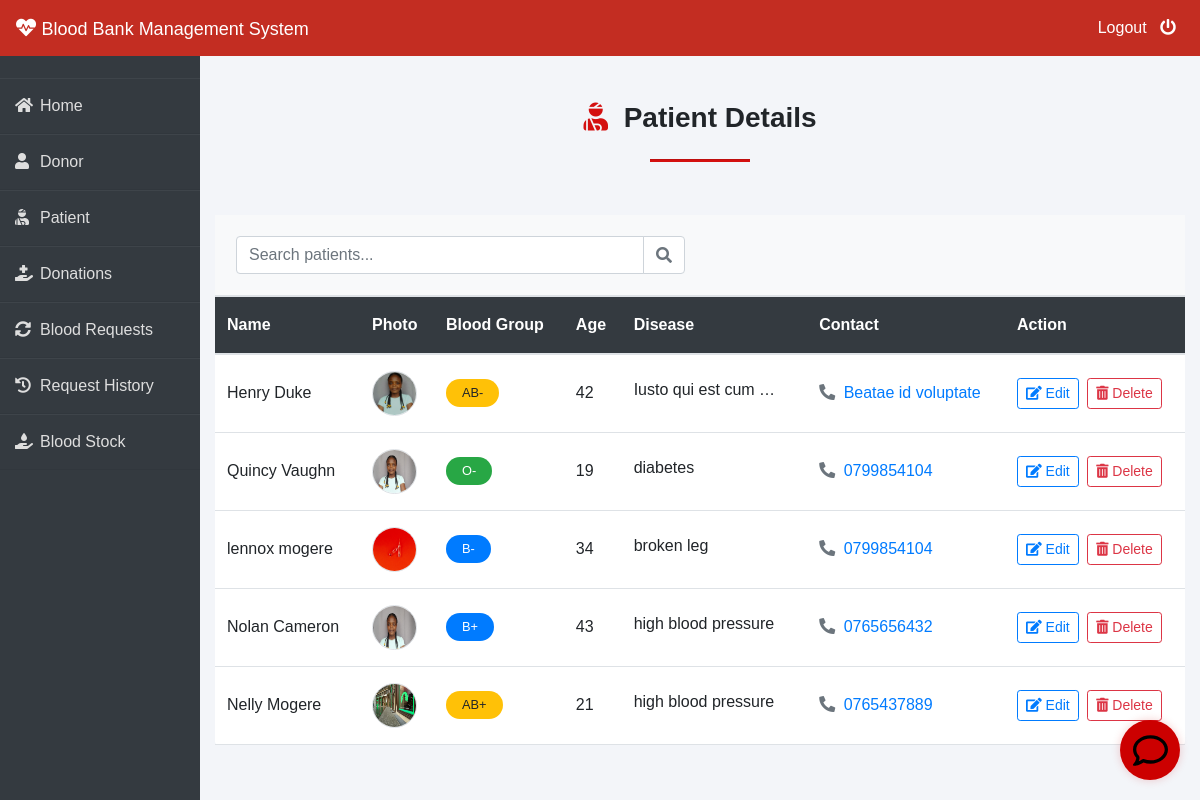
/admin-patient (signed in), run on the app's committed database.
### patient/models.py (models this page shows, shortened)
class Patient(models.Model):
    user=models.OneToOneField(User,on_delete=models.CASCADE)
    profile_pic= models.ImageField(upload_to='profile_pic/Patient/',null=True,blank=True)
    age=models.PositiveIntegerField()
    bloodgroup=models.CharField(max_length=10)
    disease=models.CharField(max_length=100)
    doctorname=models.CharField(max_length=50)
    address = models.CharField(max_length=40)
    mobile = models.CharField(max_length=20,null=False)
    email = models.EmailField(max_length=100, null=True, blank=True)  # New field
    assigned_donor = models.ForeignKey(Donor, on_delete=models.SET_NULL, null=True, blank=True, related_name='assigned_patients')
    property
    def get_name(self):
        return self.user.first_name+" "+self.user.last_name

### blood/views.py (the view)
# urls.py: path('admin-patient', views.admin_patient_view,name='admin-patient'),
@login_required(login_url='adminlogin')
def admin_patient_view(request):
    patients=pmodels.Patient.objects.all()
    return render(request,'blood/admin_patient.html',{'patients':patients})

### templates/blood/admin_patient.html (shortened to what this page needs)
{% extends 'blood/adminbase.html' %}
{% block content %}
{% load widget_tweaks %}
{% load static %}
<div class="container py-5">
    <div class="row mb-4">
        <div class="col-12 text-center">
            <h3 class="font-weight-bold">
                <i class="fas fa-user-injured mr-2" style="color: #d41010;"></i>
                Patient Details
            </h3>
            <hr class="my-4" style="background-color: #d41010; height: 2px; width: 100px; margin: 0 auto;">
        </div>
    </div>
    <div class="card shadow-sm border-0 rounded-lg overflow-hidden">
        <div class="card-body p-0">
            <div class="bg-light p-3 border-bottom">
                <div class="row align-items-center">
                    <div class="col-md-6">
                        <div class="input-group">
                            <input type="text" class="form-control" id="searchPatient" placeholder="Search patients...">
                            <div class="input-group-append">
                                <span class="input-group-text bg-white">
                                    <i class="fas fa-search text-muted"></i>
                                </span>
                            </div>
                        </div>
                    </div>
                </div>
            </div>
            <div class="table-responsive">
                <table class="table table-hover mb-0">
                    <thead>
                        <tr class="bg-dark">
                            <th scope="col" class="text-white font-weight-medium py-3">Name</th>
                            <th scope="col" class="text-white font-weight-medium py-3">Photo</th>
                            <th scope="col" class="text-white font-weight-medium py-3">Blood Group</th>
                            <th scope="col" class="text-white font-weight-medium py-3">Age</th>
                            <th scope="col" class="text-white font-weight-medium py-3">Disease</th>
                            <th scope="col" class="text-white font-weight-medium py-3">Contact</th>
                            <th scope="col" class="text-white font-weight-medium py-3">Action</th>
                        </tr>
                    </thead>
                    <tbody>
                        {% for t in patients %}
                        <tr class="border-bottom">
                            <td class="align-middle py-3">
                                <span class="font-weight-medium">{{t.get_name}}</span>
                            </td>
                            <td class="align-middle py-3">
                                <img src="{% static t.profile_pic.url %}" alt="Profile"
                                     class="rounded-circle border" height="45px" width="45px" />
                            </td>
                            <td class="align-middle py-3">
                                <span class="badge badge-pill px-3 py-2
                                {% if t.bloodgroup == 'A+' or t.bloodgroup == 'A-' %}badge-danger
                                {% elif t.bloodgroup == 'B+' or t.bloodgroup == 'B-' %}badge-primary
                                {% elif t.bloodgroup == 'AB+' or t.bloodgroup == 'AB-' %}badge-warning
                                {% else %}badge-success{% endif %}">
                                    {{t.bloodgroup}}
                                </span>
                            </td>
                            <td class="align-middle py-3">{{t.age}}</td>
                            <td class="align-middle py-3">
                                <span class="text-truncate d-inline-block" style="max-width: 150px;"
                                      data-toggle="tooltip" title="{{t.disease}}">
                                    {{t.disease}}
                                </span>
                            </td>
                            <td class="align-middle py-3">
                                <a href="tel:{{t.mobile}}" class="text-decoration-none">
                                    <i class="fas fa-phone-alt mr-1 text-muted"></i> {{t.mobile}}
                                </a>
                            </td>
                            <td class="align-middle py-3">
                                <a href="{% url 'update-patient' t.id %}" class="btn btn-sm btn-outline-primary mr-1">
                                    <i class="fas fa-edit"></i> Edit
                                </a>
                                <a href="#" class="btn btn-sm btn-outline-danger" data-toggle="modal"
                                   data-target="#deleteModal{{t.id}}">
                                    <i class="fas fa-trash-alt"></i> Delete
                                </a>
                            </td>
                        </tr>
                        {% endfor %}
                    </tbody>
                </table>
            </div>
        </div>
    </div>
</div>
{% endblock content %}

### templates/blood/adminbase.html (style rules this page uses)
.row { padding: 5px; }
* { margin: 0; padding: 0; box-sizing: border-box; list-style: none; text-decoration: none; font-family: 'Josefin Sans', sans-serif; }
body { background-color: #f3f5f9; }

### templates/blood/admin_patient.html (style rules this page uses)
.badge-pill { font-weight: 500; font-size: 0.8rem; }
.btn, .badge { transition: all 0.3s ease; }
table th, table td { vertical-align: middle !important; }
[data-toggle="tooltip"] { cursor: help; }

### templates/blood/chat_widget.html (style rules this page uses)
:root { --chat-icon-size: 60px; --chat-icon-bg-color: #cc0000; --chat-icon-shadow: rgba(204, 0, 0, 0.2); --chat-container-width: 360px; --chat-header-bg-color: #cc0000; --chat-header-color: white; --chat-messages-bg-color: #f0f0f0; --chat-input-border-color: #ddd; --chat-send-button-bg-color: #cc0000; --chat-send-button-hover-bg-color: #b30000; --typing-indicator-color: #ccc; }

### data on the page
Patient: get_name "Henry Duke", profile_pic (picture), bloodgroup "AB-", age "42", disease "Iusto qui est cum…", mobile "Beatae id voluptate"
Patient: get_name "Quincy Vaughn", profile_pic (picture), bloodgroup "O-", age "19", disease "diabetes", mobile "0799854104"
Patient: get_name "lennox mogere", profile_pic (picture), bloodgroup "B-", age "34", disease "broken leg", mobile "0799854104"
Patient: get_name "Nolan Cameron", profile_pic (picture), bloodgroup "B+", age "43", disease "high blood pressure", mobile "0765656432"
Patient: get_name "Nelly Mogere", profile_pic (picture), bloodgroup "AB+", age "21", disease "high blood pressure", mobile "0765437889"
